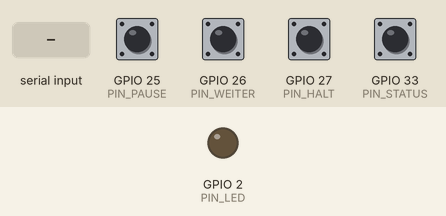
Recording of a sketch running on a simulated ESP32. Shown: output pins drawn as LEDs (lit = HIGH). The inputs (shaded band) are chosen by the test bench; at power-on: GPIO 25 (PIN_PAUSE), GPIO 26 (PIN_WEITER), GPIO 27 (PIN_HALT), GPIO 33 (PIN_STATUS) HIGH. What the sketch prints to the serial monitor is not drawn.

Above: at 2.2 s.
2.3 s: "PC_BEREIT\n" received over Serial
At 3.5 s:
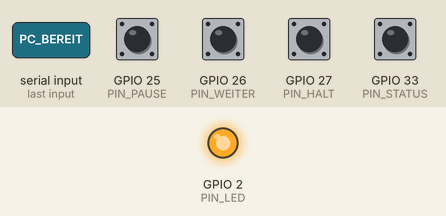
3.8 s: GPIO 25 (PIN_PAUSE) pulled LOW for 0.15 s
5.4 s: GPIO 26 (PIN_WEITER) pulled LOW for 0.15 s
7.0 s: GPIO 27 (PIN_HALT) pulled LOW for 0.15 s
8.6 s: GPIO 33 (PIN_STATUS) pulled LOW for 0.15 s
Timing chart, 0 to 11.2 s (numbered marks = the images above; inputs shaded):
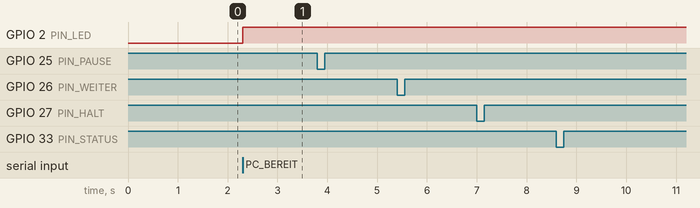

Measured:
- after the input at 2.3 s, GPIO 2 (PIN_LED): LOW → HIGH at once
- after the input at 3.8 s, every drawn part: stays the same
- after the input at 5.4 s, every drawn part: stays the same
- after the input at 7.0 s, every drawn part: stays the same
- after the input at 8.6 s, every drawn part: stays the same

The sketch:

esp32_dobot_steuerung.ino
```cpp
/*
  ESP32-Steuerung für die Dobot-Befehlskette

  Vier Taster senden über die USB-COM-Schnittstelle:
    GPIO 25 -> PAUSE
    GPIO 26 -> WEITER
    GPIO 27 -> HALT
    GPIO 33 -> STATUS

  Jeder Taster wird zwischen GPIO und GND angeschlossen.
  INPUT_PULLUP aktiviert den internen Pull-up-Widerstand.

  Achtung:
  HALT bricht die laufende Dobot-Aufgabe endgültig ab.
*/

const int PIN_PAUSE  = 25;
const int PIN_WEITER = 26;
const int PIN_HALT   = 27;
const int PIN_STATUS = 33;

const int PIN_LED = 2;

const unsigned long ENTPRELLZEIT_MS = 50;

struct Taste {
  int pin;
  const char* befehl;
  int letzterRohzustand;
  int stabilerZustand;
  unsigned long letzteAenderung;
};

Taste tasten[] = {
  {PIN_PAUSE,  "PAUSE",  HIGH, HIGH, 0},
  {PIN_WEITER, "WEITER", HIGH, HIGH, 0},
  {PIN_HALT,   "HALT",   HIGH, HIGH, 0},
  {PIN_STATUS, "STATUS", HIGH, HIGH, 0},
};

const int ANZAHL_TASTEN = sizeof(tasten) / sizeof(tasten[0]);

String empfangszeile = "";

void setup() {
  Serial.begin(115200);

  pinMode(PIN_LED, OUTPUT);
  digitalWrite(PIN_LED, LOW);

  for (int i = 0; i < ANZAHL_TASTEN; i++) {
    pinMode(tasten[i].pin, INPUT_PULLUP);
  }

  delay(1000);
  Serial.println("ESP32_BEREIT");
}

void tastenPruefen() {
  unsigned long jetzt = millis();

  for (int i = 0; i < ANZAHL_TASTEN; i++) {
    int rohzustand = digitalRead(tasten[i].pin);

    if (rohzustand != tasten[i].letzterRohzustand) {
      tasten[i].letzteAenderung = jetzt;
      tasten[i].letzterRohzustand = rohzustand;
    }

    if (
      jetzt - tasten[i].letzteAenderung >= ENTPRELLZEIT_MS
      && rohzustand != tasten[i].stabilerZustand
    ) {
      tasten[i].stabilerZustand = rohzustand;

      if (rohzustand == LOW) {
        Serial.println(tasten[i].befehl);
      }
    }
  }
}

void pcNachrichtenLesen() {
  while (Serial.available() > 0) {
    char zeichen = Serial.read();

    if (zeichen == '\n') {
      empfangszeile.trim();

      if (empfangszeile == "PC_BEREIT") {
        digitalWrite(PIN_LED, HIGH);
      }

      empfangszeile = "";
    }
    else if (zeichen != '\r') {
      empfangszeile += zeichen;
    }
  }
}

void loop() {
  tastenPruefen();
  pcNachrichtenLesen();
  delay(5);
}
```
